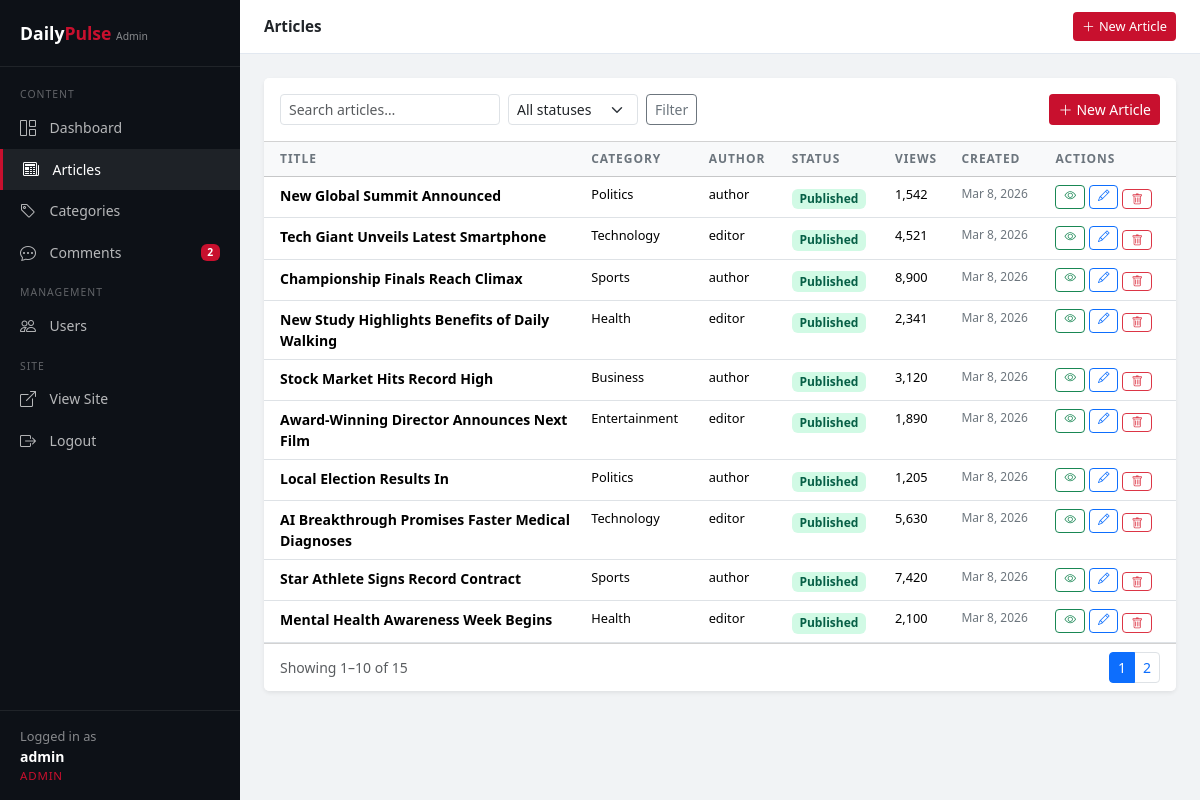
/admin/articles.php (signed in), run on the app's committed database.
### tables this page shows
CREATE TABLE `articles` (
    `id` INT UNSIGNED AUTO_INCREMENT PRIMARY KEY,
    `title` VARCHAR(255) NOT NULL,
    `slug` VARCHAR(255) NOT NULL UNIQUE,
    `excerpt` TEXT,
    `content` LONGTEXT NOT NULL,
    `image_url` VARCHAR(255),
    `author_id` INT UNSIGNED NOT NULL,
    `category_id` INT UNSIGNED NOT NULL,
    `status` ENUM('draft', 'published', 'archived') NOT NULL DEFAULT 'draft',
    `views` INT UNSIGNED NOT NULL DEFAULT 0,
    `published_at` TIMESTAMP NULL DEFAULT NULL,
    `created_at` TIMESTAMP DEFAULT CURRENT_TIMESTAMP,
    `updated_at` TIMESTAMP DEFAULT CURRENT_TIMESTAMP ON UPDATE CURRENT_TIMESTAMP,
    CONSTRAINT `fk_article_author` FOREIGN KEY (`author_id`) REFERENCES `users` (`id`) ON DELETE RESTRICT ON UPDATE CASCADE,
    CONSTRAINT `fk_article_category` FOREIGN KEY (`category_id`) REFERENCES `categories` (`id`) ON DELETE RESTRICT ON UPDATE CASCADE,
    INDEX `idx_article_slug` (`slug`),
    INDEX `idx_articles_status` (`status`),
    INDEX `idx_articles_author` (`author_id`),
    INDEX `idx_articles_category` (`category_id`)
);

CREATE TABLE `categories` (
    `id` INT UNSIGNED AUTO_INCREMENT PRIMARY KEY,
    `name` VARCHAR(100) NOT NULL,
    `slug` VARCHAR(100) NOT NULL UNIQUE,
    `description` TEXT,
    `created_at` TIMESTAMP DEFAULT CURRENT_TIMESTAMP,
    INDEX `idx_category_slug` (`slug`)
);

CREATE TABLE `users` (
    `id` INT UNSIGNED AUTO_INCREMENT PRIMARY KEY,
    `username` VARCHAR(50) NOT NULL UNIQUE,
    `email` VARCHAR(255) NOT NULL UNIQUE,
    `password_hash` VARCHAR(255) NOT NULL,
    `role` ENUM('admin', 'editor', 'author') NOT NULL DEFAULT 'author',
    `is_active` TINYINT(1) NOT NULL DEFAULT 1,
    `created_at` TIMESTAMP DEFAULT CURRENT_TIMESTAMP,
    `updated_at` TIMESTAMP DEFAULT CURRENT_TIMESTAMP ON UPDATE CURRENT_TIMESTAMP
);

### src/includes/functions.php (called while the page is built, shortened)
<?php
function h(string $s): string {
    return htmlspecialchars($s, ENT_QUOTES | ENT_SUBSTITUTE, 'UTF-8');
}
function format_date(string $datetime, string $format = 'M j, Y'): string {
    return date($format, strtotime($datetime));
}
function admin_get_articles(int $limit = 10, int $offset = 0, string $search = '', string $status = ''): array {
    $db = get_db();
    $params = [];
    $where = [];
    $whereStr = $where ? 'WHERE ' . implode(' AND ', $where) : '';
    $sql = "SELECT a.*, c.name AS category_name, u.username AS author_name
            FROM articles a
            JOIN categories c ON a.category_id = c.id
            JOIN users u ON a.author_id = u.id
            $whereStr
            ORDER BY a.created_at DESC LIMIT ? OFFSET ?";
    $params[] = $limit;
    $params[] = $offset;
    $stmt = $db->prepare($sql);
    $stmt->execute($params);
    return $stmt->fetchAll();
}
function admin_count_articles(string $search = '', string $status = ''): int {
    $db = get_db();
    $params = [];
    $where = [];
    $whereStr = $where ? 'WHERE ' . implode(' AND ', $where) : '';
    $stmt = $db->prepare("SELECT COUNT(*) FROM articles $whereStr");
    $stmt->execute($params);
    return (int) $stmt->fetchColumn();
}

### src/admin/articles.php (the view, shortened to what this page needs)
<?php
require_once __DIR__ . '/../includes/functions.php';
$search = trim($_GET['search'] ?? '');
$status = $_GET['status'] ?? '';
$page   = max(1, (int) ($_GET['page'] ?? 1));
$offset = ($page - 1) * ADMIN_PER_PAGE;
$total  = admin_count_articles($search, $status);
$pages  = (int) ceil($total / ADMIN_PER_PAGE);
$articles   = admin_get_articles(ADMIN_PER_PAGE, $offset, $search, $status);
require __DIR__ . '/admin_header.php';
?>
<div class="card border-0 shadow-sm">
    <div class="card-header bg-white py-3">
        <div class="d-flex flex-wrap gap-2 justify-content-between align-items-center">
            <form method="GET" class="d-flex gap-2">
                <input type="text" name="search" class="form-control form-control-sm" placeholder="Search articles…" value="<?= h($search) ?>" style="width:220px;">
                <select name="status" class="form-select form-select-sm" style="width:130px;">
                    <option value="">All statuses</option>
                </select>
                <button type="submit" class="btn btn-sm btn-outline-secondary">Filter</button>
            </form>
            <a href="<?= SITE_URL ?>/src/admin/article_edit.php" class="btn btn-sm" style="background:var(--accent);color:#fff;">
                <i class="bi bi-plus-lg me-1"></i>New Article
            </a>
        </div>
    </div>
    <div class="card-body p-0">
        <table class="table admin-table mb-0">
            <thead class="table-light">
                <tr>
                    <th class="ps-3" style="width:35%">Title</th>
                    <th>Category</th>
                    <th>Author</th>
                    <th>Status</th>
                    <th>Views</th>
                    <th>Created</th>
                    <th>Actions</th>
                </tr>
            </thead>
            <tbody>
                <?php foreach ($articles as $a): ?>
                <tr>
                    <td class="ps-3" style="font-size:.875rem;">
                        <strong><?= h(substr($a['title'], 0, 60)) ?><?= strlen($a['title']) > 60 ? '…' : '' ?></strong>
                    </td>
                    <td style="font-size:.8rem;"><?= h($a['category_name']) ?></td>
                    <td style="font-size:.8rem;"><?= h($a['author_name']) ?></td>
                    <td><span class="badge badge-<?= h($a['status']) ?>"><?= ucfirst($a['status']) ?></span></td>
                    <td style="font-size:.8rem;"><?= number_format($a['views']) ?></td>
                    <td style="font-size:.75rem;color:#6c757d;"><?= format_date($a['created_at']) ?></td>
                    <td>
                        <div class="d-flex gap-1">
                            <?php if ($a['status'] === 'published'): ?>
                            <a href="<?= SITE_URL ?>/src/article.php?slug=<?= h($a['slug']) ?>" target="_blank"
                               class="btn btn-sm btn-outline-success py-0 px-2" style="font-size:.72rem;" title="View">
                                <i class="bi bi-eye"></i>
                            </a>
                            <?php endif; ?>
                            <a href="<?= SITE_URL ?>/src/admin/article_edit.php?id=<?= $a['id'] ?>"
                               class="btn btn-sm btn-outline-primary py-0 px-2" style="font-size:.72rem;" title="Edit">
                                <i class="bi bi-pencil"></i>
                            </a>
                            <form method="POST" onsubmit="return confirm('Delete this article permanently?');" class="d-inline">
                                <button type="submit" class="btn btn-sm btn-outline-danger py-0 px-2" style="font-size:.72rem;" title="Delete">
                                    <i class="bi bi-trash"></i>
                                </button>
                            </form>
                        </div>
                    </td>
                </tr>
                <?php endforeach; ?>
            </tbody>
        </table>
    </div>
    <?php if ($pages > 1): ?>
    <div class="card-footer bg-white d-flex justify-content-between align-items-center py-2">
        <small class="text-muted">Showing <?= ($offset + 1) ?>–<?= min($offset + ADMIN_PER_PAGE, $total) ?> of <?= $total ?></small>
        <ul class="pagination pagination-sm mb-0">
            <?php for ($p = 1; $p <= $pages; $p++): ?>
            <li class="page-item <?= $p === $page ? 'active' : '' ?>">
                <a class="page-link" href="?page=<?= $p ?>&search=<?= urlencode($search) ?>&status=<?= h($status) ?>"><?= $p ?></a>
            </li>
            <?php endfor; ?>
        </ul>
    </div>
    <?php endif; ?>
</div>
<?php require __DIR__ . '/admin_footer.php'; ?>

### src/admin/admin_header.php (style rules this page uses)
:root { --sidebar-w: 240px; --ink: #0d1117; --accent: #c8102e; --sans: 'Segoe UI', system-ui, sans-serif; }
body { font-family: var(--sans); background: #f1f3f5; }
.admin-table th { font-size: .75rem; text-transform: uppercase; letter-spacing: .08em; font-weight: 600; color: #6c757d; border-top: none; }
.badge-published { background: #d1fae5; color: #065f46; }

### data on the page
articles: title "New Global Summit Announced", category.name "Politics", author.username "author", status "Published", views "1,542", created_at "Mar 8, 2026"
articles: title "Tech Giant Unveils Latest Smartphone", category.name "Technology", author.username "editor", status "Published", views "4,521", created_at "Mar 8, 2026"
articles: title "Championship Finals Reach Climax", category.name "Sports", author.username "author", status "Published", views "8,900", created_at "Mar 8, 2026"
articles: title "New Study Highlights Benefits of Daily Walking", category.name "Health", author.username "editor", status "Published", views "2,341", created_at "Mar 8, 2026"
articles: title "Stock Market Hits Record High", category.name "Business", author.username "author", status "Published", views "3,120", created_at "Mar 8, 2026"
articles: title "Award-Winning Director Announces Next Film", category.name "Entertainment", author.username "editor", status "Published", views "1,890", created_at "Mar 8, 2026"
articles: title "Local Election Results In", category.name "Politics", author.username "author", status "Published", views "1,205", created_at "Mar 8, 2026"
articles: title "AI Breakthrough Promises Faster Medical Diagnoses", category.name "Technology", author.username "editor", status "Published", views "5,630", created_at "Mar 8, 2026"
articles: title "Star Athlete Signs Record Contract", category.name "Sports", author.username "author", status "Published", views "7,420", created_at "Mar 8, 2026"
articles: title "Mental Health Awareness Week Begins", category.name "Health", author.username "editor", status "Published", views "2,100", created_at "Mar 8, 2026"

### other printed values
$pending "2"
$u['username'] "admin"
$u['role'] "ADMIN"
$page_title "Articles"
$offset + 1 "1"
min($offset + ADMIN_PER_PAGE, $total) "10"
$total "15"
